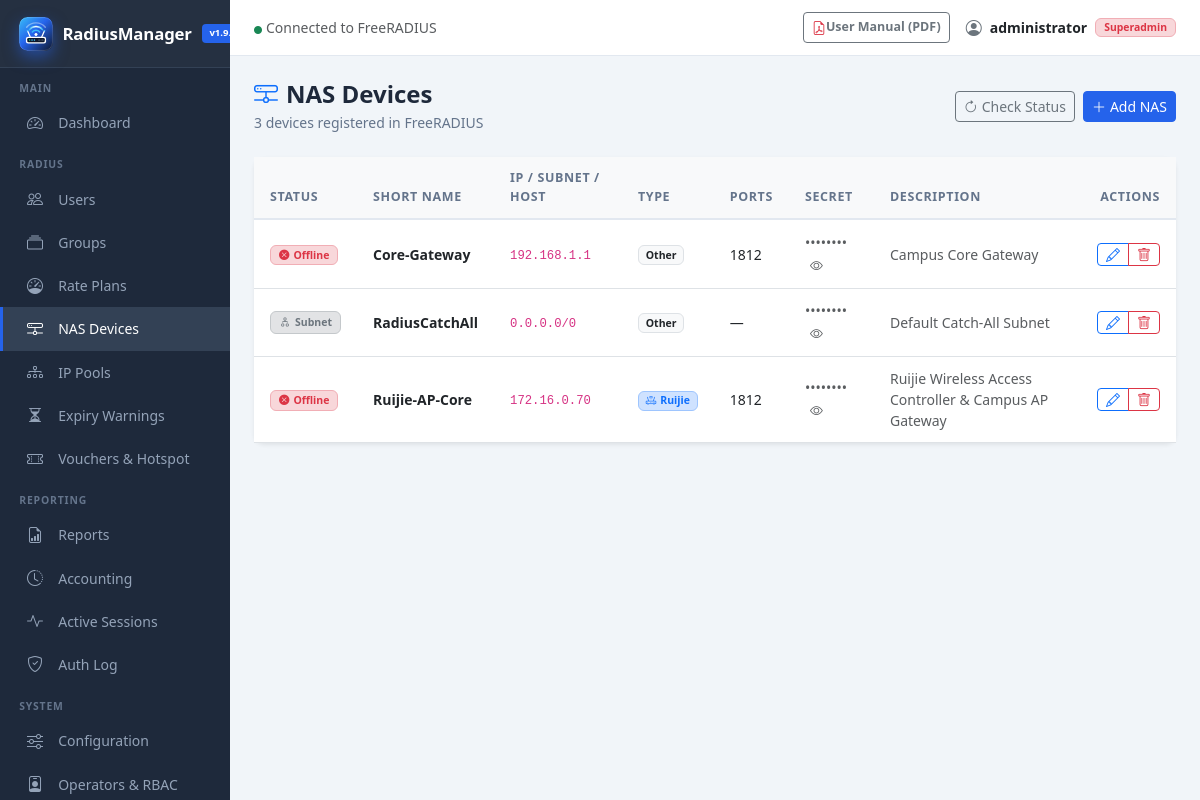
Screenshot of /nas.php (signed in) with the database file from the repository.
### tables this page shows
CREATE TABLE IF NOT EXISTS `nas` (
  `id` int(10) NOT NULL AUTO_INCREMENT,
  `nasname` varchar(128) NOT NULL,
  `shortname` varchar(32) DEFAULT NULL,
  `type` varchar(30) DEFAULT 'other',
  `ports` int(5) DEFAULT NULL,
  `secret` varchar(60) NOT NULL DEFAULT 'secret',
  `server` varchar(64) DEFAULT NULL,
  `community` varchar(50) DEFAULT NULL,
  `description` varchar(200) DEFAULT 'RADIUS Client',
  PRIMARY KEY (`id`),
  KEY `nasname` (`nasname`)
);

### includes/functions.php (called while the page is built, shortened)
<?php
function sanitize($input) {
    return htmlspecialchars(strip_tags(trim((string)$input)), ENT_QUOTES, 'UTF-8');
}

### nas.php (the view, shortened to what this page needs)
<?php
$db = getDB();
$nas = $db->query("SELECT id, nasname, shortname, type, ports, secret, description FROM nas ORDER BY shortname, nasname")->fetchAll();
$isWin = (strtoupper(substr(PHP_OS, 0, 3)) === 'WIN');
$nasStatuses = [];
foreach ($nas as $n) {
    $host = trim($n['nasname'] ?? '');
    if (str_contains($host, '/') || $host === '0.0.0.0') {
        $nasStatuses[$n['id']] = [
            'type' => 'wildcard',
            'status' => 'wildcard',
            'label' => 'Subnet / Any',
            'latency' => 0
        ];
        continue;
    }
    $t0 = microtime(true);
    $cmd = $isWin ? "ping -n 1 -w 350 " . escapeshellarg($host) : "ping -c 1 -W 1 " . escapeshellarg($host);
    @exec($cmd, $pingOutput, $pingRet);
    $t1 = microtime(true);
    $latency = round(($t1 - $t0) * 1000, 1);
    if ($pingRet === 0) {
        $st = [
            'type' => 'host',
            'status' => 'online',
            'label' => 'Online',
            'latency' => $latency,
            'time' => time()
        ];
    } else {
        $fp = @fsockopen($host, 1812, $errno, $errstr, 0.3);
        if ($fp) {
            fclose($fp);
            $st = [
                'type' => 'host',
                'status' => 'online',
                'label' => 'Online (Port 1812)',
                'latency' => $latency,
                'time' => time()
            ];
        } else {
            $st = [
                'type' => 'host',
                'status' => 'offline',
                'label' => 'Offline',
                'latency' => $latency,
                'time' => time()
            ];
        }
    }
    $nasStatuses[$n['id']] = $st;
}
include __DIR__ . '/includes/header.php';
?>
<div class="page-header d-flex flex-wrap align-items-center justify-content-between gap-2">
    <div>
        <h4><i class="bi bi-hdd-network me-2 text-primary"></i>NAS Devices</h4>
        <p><?= count($nas) ?> devices registered in FreeRADIUS</p>
    </div>
    <div class="d-flex gap-2">
        <a href="nas.php?refresh_status=1" class="btn btn-outline-secondary btn-sm" title="Re-check status of all NAS devices">
            <i class="bi bi-arrow-clockwise me-1"></i>Check Status
        </a>
        <a href="nas-add.php" class="btn btn-primary btn-sm">
            <i class="bi bi-plus-lg me-1"></i>Add NAS
        </a>
    </div>
</div>
<div class="card shadow-sm border-0">
    <div class="card-body p-0">
        <div class="table-responsive">
        <table class="table table-hover align-middle mb-0">
            <thead class="table-light"><tr>
                <th>Status</th>
                <th>Short Name</th>
                <th>IP / Subnet / Host</th>
                <th>Type</th>
                <th>Ports</th>
                <th>Secret</th>
                <th>Description</th>
                <th class="text-end pe-3">Actions</th>
            </tr></thead>
            <tbody>
            <?php if (empty($nas)): ?>
            <tr><td colspan="8" class="text-center text-muted py-5">
                <i class="bi bi-hdd-network fs-3 d-block mb-2"></i>No NAS devices found
            </td></tr>
            <?php else: foreach ($nas as $n):
                $st = $nasStatuses[$n['id']] ?? ['status' => 'offline', 'label' => 'Unknown', 'latency' => 0];
            ?>
            <tr>
                <td>
                    <?php if ($st['status'] === 'online'): ?>
                        <span class="badge bg-success-subtle text-success border border-success-subtle d-inline-flex align-items-center gap-1.5 py-1 px-2" title="Host reachable (<?= $st['latency'] ?>ms)">
                            <span class="spinner-grow spinner-grow-sm" style="width:0.45rem;height:0.45rem" role="status"></span>
                            Online
                        </span>
                        <span class="text-muted ms-1 small" style="font-size:.72rem"><?= $st['latency'] ?>ms</span>
                    <?php elseif ($st['status'] === 'wildcard'): ?>
                        <span class="badge bg-secondary-subtle text-secondary border border-secondary-subtle d-inline-flex align-items-center gap-1 py-1 px-2" title="Subnet / Wildcard match pattern">
                            <i class="bi bi-diagram-2" style="font-size:.75rem"></i> Subnet
                        </span>
                    <?php else: ?>
                        <span class="badge bg-danger-subtle text-danger border border-danger-subtle d-inline-flex align-items-center gap-1 py-1 px-2" title="Unreachable / Timeout">
                            <i class="bi bi-x-circle-fill" style="font-size:.65rem"></i> Offline
                        </span>
                    <?php endif; ?>
                </td>
                <td><strong><?= sanitize($n['shortname']) ?></strong></td>
                <td><code><?= sanitize($n['nasname']) ?></code></td>
                <td>
                    <?php if (strtolower($n['type'] ?? '') === 'ruijie'): ?>
                        <span class="badge bg-primary-subtle text-primary border border-primary-subtle"><i class="bi bi-router me-1"></i>Ruijie</span>
                    <?php elseif (strtolower($n['type'] ?? '') === 'mikrotik'): ?>
                        <span class="badge bg-danger-subtle text-danger border border-danger-subtle">MikroTik</span>
                    <?php elseif (strtolower($n['type'] ?? '') === 'cisco'): ?>
                        <span class="badge bg-info-subtle text-info border border-info-subtle">Cisco</span>
                    <?php else: ?>
                        <span class="badge bg-light text-dark border"><?= sanitize(ucfirst($n['type'] ?: 'other')) ?></span>
                    <?php endif; ?>
                </td>
                <td><?= sanitize($n['ports'] ?: '—') ?></td>
                <td>
                    <span class="text-muted" id="secret_<?= (int)$n['id'] ?>">••••••••</span>
                    <button class="btn btn-link btn-sm p-0 ms-1"
                        onclick="toggleSecret(<?= (int)$n['id'] ?>,'<?= htmlspecialchars(addslashes($n['secret'] ?? ''), ENT_QUOTES) ?>')"
                        title="Show secret">
                        <i class="bi bi-eye text-muted" style="font-size:.8rem"></i>
                    </button>
                </td>
                <td class="text-muted small"><?= sanitize($n['description'] ?: '—') ?></td>
                <td class="text-end pe-3">
                    <div class="btn-group btn-group-sm">
                        <a href="nas-edit.php?id=<?= (int)$n['id'] ?>"
                           class="btn btn-outline-primary py-0 px-2" title="Edit">
                            <i class="bi bi-pencil"></i>
                        </a>
                        <button class="btn btn-outline-danger py-0 px-2"
                            onclick="confirmDelete(<?= (int)$n['id'] ?>,'<?= htmlspecialchars(addslashes($n['shortname'] ?? $n['nasname']), ENT_QUOTES) ?>')" title="Delete">
                            <i class="bi bi-trash"></i>
                        </button>
                    </div>
                </td>
            </tr>
            <?php endforeach; endif; ?>
            </tbody>
        </table>
        </div>
    </div>
</div>
<?php
include __DIR__ . '/includes/footer.php';

### includes/header.php (style rules this page uses)
:root { --sidebar-w: 230px; --primary: #2563eb; --primary-dark: #1d4ed8; --sidebar-bg: #1e293b; --sidebar-hover: #334155; --sidebar-active: #2563eb; --topbar-h: 56px; }
body { background: #f1f5f9; font-family: 'Segoe UI', sans-serif; }
html { scroll-behavior: smooth; }
* { scrollbar-width: thin; scrollbar-color: #cbd5e1 transparent; }
.card { border: 1px solid #e2e8f0; border-radius: 10px; }
.table th { font-size: .78rem; text-transform: uppercase; letter-spacing: .05em; color: #64748b; font-weight: 600; border-bottom: 2px solid #e2e8f0; padding: .75rem 1rem; }
.table td { padding: .7rem 1rem; vertical-align: middle; font-size: .875rem; }
.btn-primary { background: var(--primary); border-color: var(--primary); }
.page-header { margin-bottom: 1.5rem; }
.page-header h4 { font-weight: 700; color: #1e293b; margin: 0; }
.page-header p { color: #64748b; font-size: .875rem; margin: .2rem 0 0; }

### rows the page displays
nas: shows "Offline", shortname "Core-Gateway", nasname "192.168.1.1", type "Other", ports "1812", description "Campus Core Gateway"
nas: shows "Subnet", shortname "RadiusCatchAll", nasname "0.0.0.0/0", type "Other", ports "—", description "Default Catch-All Subnet"
nas: shows "Offline", shortname "Ruijie-AP-Core", nasname "172.16.0.70", type "ruijie" (drawn), ports "1812", description "Ruijie Wireless Access Controller & Campus AP Gateway"

### other values shown
APP_NAME "RadiusManager"
$_SESSION['admin_name'] "administrator"
getAdminRole() "Superadmin"
count($nas) "3"
